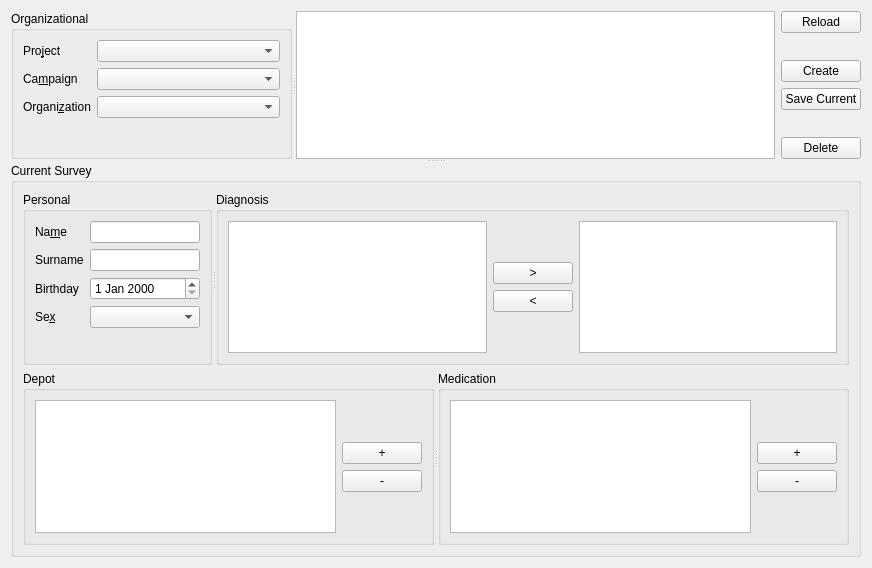
<?xml version="1.0" encoding="UTF-8"?>
<ui version="4.0">
 <class>AgateForm</class>
 <widget class="QWidget" name="AgateForm">
  <property name="geometry">
   <rect>
    <x>0</x>
    <y>0</y>
    <width>872</width>
    <height>568</height>
   </rect>
  </property>
  <property name="windowTitle">
   <string>Form</string>
  </property>
  <layout class="QVBoxLayout" name="verticalLayout_2">
   <item>
    <widget class="QSplitter" name="splitter_2">
     <property name="orientation">
      <enum>Qt::Vertical</enum>
     </property>
     <widget class="QSplitter" name="splitter">
      <property name="orientation">
       <enum>Qt::Horizontal</enum>
      </property>
      <widget class="QGroupBox" name="groupBox_5">
       <property name="title">
        <string>Organizational</string>
       </property>
       <layout class="QFormLayout" name="formLayout_2">
        <item row="0" column="0">
         <widget class="QLabel" name="label">
          <property name="text">
           <string>Pro&amp;ject</string>
          </property>
          <property name="buddy">
           <cstring>project</cstring>
          </property>
         </widget>
        </item>
        <item row="0" column="1">
         <widget class="QComboBox" name="project"/>
        </item>
        <item row="1" column="0">
         <widget class="QLabel" name="label_2">
          <property name="text">
           <string>Ca&amp;mpaign</string>
          </property>
          <property name="buddy">
           <cstring>campaign</cstring>
          </property>
         </widget>
        </item>
        <item row="1" column="1">
         <widget class="QComboBox" name="campaign"/>
        </item>
        <item row="2" column="0">
         <widget class="QLabel" name="label_3">
          <property name="text">
           <string>Organi&amp;zation</string>
          </property>
          <property name="buddy">
           <cstring>organization</cstring>
          </property>
         </widget>
        </item>
        <item row="2" column="1">
         <widget class="QComboBox" name="organization"/>
        </item>
       </layout>
      </widget>
      <widget class="QWidget" name="">
       <layout class="QHBoxLayout" name="surveyL">
        <item>
         <widget class="QTableView" name="surveys"/>
        </item>
        <item>
         <layout class="QVBoxLayout" name="verticalLayout">
          <item>
           <widget class="QPushButton" name="reloadSurveys">
            <property name="text">
             <string>Reload</string>
            </property>
           </widget>
          </item>
          <item>
           <spacer name="verticalSpacer">
            <property name="orientation">
             <enum>Qt::Vertical</enum>
            </property>
            <property name="sizeHint" stdset="0">
             <size>
              <width>17</width>
              <height>13</height>
             </size>
            </property>
           </spacer>
          </item>
          <item>
           <widget class="QPushButton" name="createSurvey">
            <property name="text">
             <string>Create</string>
            </property>
           </widget>
          </item>
          <item>
           <widget class="QPushButton" name="saveSurvey">
            <property name="text">
             <string>Save Current</string>
            </property>
           </widget>
          </item>
          <item>
           <spacer name="verticalSpacer_2">
            <property name="orientation">
             <enum>Qt::Vertical</enum>
            </property>
            <property name="sizeHint" stdset="0">
             <size>
              <width>17</width>
              <height>13</height>
             </size>
            </property>
           </spacer>
          </item>
          <item>
           <widget class="QPushButton" name="removeSurvey">
            <property name="text">
             <string>Delete</string>
            </property>
           </widget>
          </item>
         </layout>
        </item>
       </layout>
      </widget>
     </widget>
     <widget class="QGroupBox" name="groupBox_6">
      <property name="title">
       <string>Current Survey</string>
      </property>
      <layout class="QVBoxLayout" name="verticalLayout_6">
       <item>
        <widget class="QSplitter" name="splitter_3">
         <property name="orientation">
          <enum>Qt::Horizontal</enum>
         </property>
         <widget class="QGroupBox" name="groupBox_2">
          <property name="title">
           <string>Personal</string>
          </property>
          <layout class="QFormLayout" name="formLayout">
           <item row="0" column="0">
            <widget class="QLabel" name="label_4">
             <property name="text">
              <string>Na&amp;me</string>
             </property>
             <property name="buddy">
              <cstring>name</cstring>
             </property>
            </widget>
           </item>
           <item row="0" column="1">
            <widget class="QLineEdit" name="name"/>
           </item>
           <item row="1" column="0">
            <widget class="QLabel" name="label_5">
             <property name="text">
              <string>Surname</string>
             </property>
             <property name="buddy">
              <cstring>surname</cstring>
             </property>
            </widget>
           </item>
           <item row="1" column="1">
            <widget class="QLineEdit" name="surname"/>
           </item>
           <item row="2" column="0">
            <widget class="QLabel" name="label_6">
             <property name="text">
              <string>Birthday</string>
             </property>
             <property name="buddy">
              <cstring>birthday</cstring>
             </property>
            </widget>
           </item>
           <item row="2" column="1">
            <widget class="QDateEdit" name="birthday"/>
           </item>
           <item row="3" column="0">
            <widget class="QLabel" name="label_7">
             <property name="text">
              <string>Se&amp;x</string>
             </property>
             <property name="buddy">
              <cstring>sex</cstring>
             </property>
            </widget>
           </item>
           <item row="3" column="1">
            <widget class="QComboBox" name="sex"/>
           </item>
          </layout>
         </widget>
         <widget class="QGroupBox" name="groupBox">
          <property name="title">
           <string>Diagnosis</string>
          </property>
          <layout class="QHBoxLayout" name="horizontalLayout">
           <item>
            <widget class="QListWidget" name="availableDiagnosis"/>
           </item>
           <item>
            <layout class="QVBoxLayout" name="verticalLayout_3">
             <item>
              <spacer name="verticalSpacer_3">
               <property name="orientation">
                <enum>Qt::Vertical</enum>
               </property>
               <property name="sizeHint" stdset="0">
                <size>
                 <width>20</width>
                 <height>40</height>
                </size>
               </property>
              </spacer>
             </item>
             <item>
              <widget class="QPushButton" name="giveDiagnosis">
               <property name="text">
                <string>&gt;</string>
               </property>
              </widget>
             </item>
             <item>
              <widget class="QPushButton" name="revokeDiagnosis">
               <property name="text">
                <string>&lt;</string>
               </property>
              </widget>
             </item>
             <item>
              <spacer name="verticalSpacer_4">
               <property name="orientation">
                <enum>Qt::Vertical</enum>
               </property>
               <property name="sizeHint" stdset="0">
                <size>
                 <width>20</width>
                 <height>40</height>
                </size>
               </property>
              </spacer>
             </item>
            </layout>
           </item>
           <item>
            <widget class="QListWidget" name="givenDiagnosis"/>
           </item>
          </layout>
         </widget>
        </widget>
       </item>
       <item>
        <widget class="QSplitter" name="splitter_4">
         <property name="orientation">
          <enum>Qt::Horizontal</enum>
         </property>
         <widget class="QGroupBox" name="groupBox_3">
          <property name="title">
           <string>Depot</string>
          </property>
          <layout class="QHBoxLayout" name="horizontalLayout_2">
           <item>
            <widget class="QListWidget" name="depot"/>
           </item>
           <item>
            <layout class="QVBoxLayout" name="verticalLayout_4">
             <item>
              <spacer name="verticalSpacer_5">
               <property name="orientation">
                <enum>Qt::Vertical</enum>
               </property>
               <property name="sizeHint" stdset="0">
                <size>
                 <width>20</width>
                 <height>40</height>
                </size>
               </property>
              </spacer>
             </item>
             <item>
              <widget class="QPushButton" name="addDepot">
               <property name="text">
                <string>+</string>
               </property>
              </widget>
             </item>
             <item>
              <widget class="QPushButton" name="removeDepot">
               <property name="text">
                <string>-</string>
               </property>
              </widget>
             </item>
             <item>
              <spacer name="verticalSpacer_6">
               <property name="orientation">
                <enum>Qt::Vertical</enum>
               </property>
               <property name="sizeHint" stdset="0">
                <size>
                 <width>20</width>
                 <height>40</height>
                </size>
               </property>
              </spacer>
             </item>
            </layout>
           </item>
          </layout>
         </widget>
         <widget class="QGroupBox" name="groupBox_4">
          <property name="title">
           <string>Medication</string>
          </property>
          <layout class="QHBoxLayout" name="horizontalLayout_5">
           <item>
            <widget class="QListWidget" name="medication"/>
           </item>
           <item>
            <layout class="QVBoxLayout" name="verticalLayout_5">
             <item>
              <spacer name="verticalSpacer_7">
               <property name="orientation">
                <enum>Qt::Vertical</enum>
               </property>
               <property name="sizeHint" stdset="0">
                <size>
                 <width>20</width>
                 <height>40</height>
                </size>
               </property>
              </spacer>
             </item>
             <item>
              <widget class="QPushButton" name="addMedication">
               <property name="text">
                <string>+</string>
               </property>
              </widget>
             </item>
             <item>
              <widget class="QPushButton" name="removeMedication">
               <property name="text">
                <string>-</string>
               </property>
              </widget>
             </item>
             <item>
              <spacer name="verticalSpacer_8">
               <property name="orientation">
                <enum>Qt::Vertical</enum>
               </property>
               <property name="sizeHint" stdset="0">
                <size>
                 <width>20</width>
                 <height>40</height>
                </size>
               </property>
              </spacer>
             </item>
            </layout>
           </item>
          </layout>
         </widget>
        </widget>
       </item>
      </layout>
     </widget>
    </widget>
   </item>
  </layout>
  <zorder>campaign</zorder>
  <zorder>organization</zorder>
  <zorder>label_2</zorder>
  <zorder>label_3</zorder>
  <zorder>surveys</zorder>
  <zorder>reloadSurveys</zorder>
  <zorder>createSurvey</zorder>
  <zorder>removeSurvey</zorder>
  <zorder>verticalSpacer</zorder>
  <zorder>verticalSpacer_2</zorder>
  <zorder>giveDiagnosis</zorder>
  <zorder>revokeDiagnosis</zorder>
  <zorder>verticalSpacer_3</zorder>
  <zorder>verticalSpacer_4</zorder>
  <zorder>availableDiagnosis</zorder>
  <zorder>addDepot</zorder>
  <zorder>removeDepot</zorder>
  <zorder>verticalSpacer_5</zorder>
  <zorder>verticalSpacer_6</zorder>
  <zorder>addDepot</zorder>
  <zorder>saveSurvey</zorder>
  <zorder>groupBox_5</zorder>
  <zorder>groupBox_5</zorder>
  <zorder>groupBox_6</zorder>
 </widget>
 <resources/>
 <connections/>
</ui>
